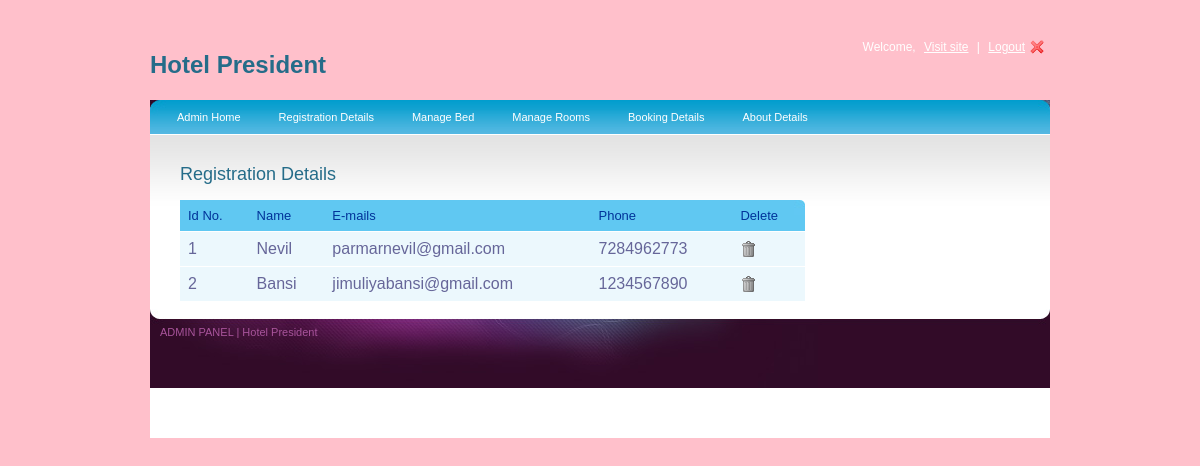
Screenshot of /admin-panel/registration_details.php with the database file from the repository.
### tables this page shows
CREATE TABLE `registration` (
  `id` int(11) NOT NULL,
  `user_name` varchar(50) NOT NULL,
  `user_email` varchar(50) NOT NULL,
  `user_password` varchar(255) NOT NULL,
  `user_contect` bigint(20) NOT NULL
);

### admin-panel/registration_details.php (the view, shortened to what this page needs)
<?php
require_once("header.php");
?>
<div class="center_content">
    <div class="right_content">
    <h2>Registration Details</h2>
	 <table id="rounded-corner">
    <thead>
    	<tr>
			<th scope="col" class="rounded">Id No.</th>
            <th scope="col" class="rounded">Name</th>
            <th scope="col" class="rounded">E-mails</th>
            <th scope="col" class="rounded">Phone</th>
            <th scope="col" class="rounded-q4">Delete</th>
        </tr>
    </thead>
<tbody>
	       <?php
								$row=mysqli_query($conn,"select * from registration");
								$i = 1;
								while($rs=mysqli_fetch_array($row))
								{
									?>
		<tr>
			<td><?php echo $i;?></td>
            <td><?php echo $rs['user_name'];?></td>
			<td><?php echo $rs['user_email'];?></td>
			<td><?php echo $rs['user_contect'];?></td>
            <td><a href="registration_delete.php?id=<?php echo $rs['id'];?>" class="ask"><img src="images/trash.png" alt="" title="" border="0" /></a></td>
        </tr>
    	  <?php
					   $i++;
					  }
					?>
					</tbody>
</table>
					</div>
<?php
require_once("footer.php");
?>

### admin-panel/style.css (style rules this page uses)
body { background-color: pink; font-family:Arial, Helvetica, sans-serif; padding:0; font-size:12px; margin:0 auto; color: #0e4354; }
a { color:#256c89; }
h2 { font-size:18px; color:#256c89; font-weight:normal; padding:0px 0 15px 0; margin:0px; clear:both; }
.center_content { clear:both; }
.right_content { width:625px; float:left; padding:30px 0 0 30px; }
#rounded-corner { margin:0px; width:625px; text-align: left; border-collapse: collapse; }
#rounded-corner thead th.rounded-q4 { background: #60c8f2 url('images/right.jpg') right top no-repeat; }
#rounded-corner th { padding: 8px; font-weight: normal; font-size: 13px; color: #039; background: #60c8f2; }
#rounded-corner td { padding: 8px; background: #ecf8fd; border-top: 1px solid #fff; color: #669; }

### rows the page displays
registration: user_name "Nevil", user_email "parmarnevil@gmail.com", user_contect "7284962773"
registration: user_name "Bansi", user_email "jimuliyabansi@gmail.com", user_contect "1234567890"
